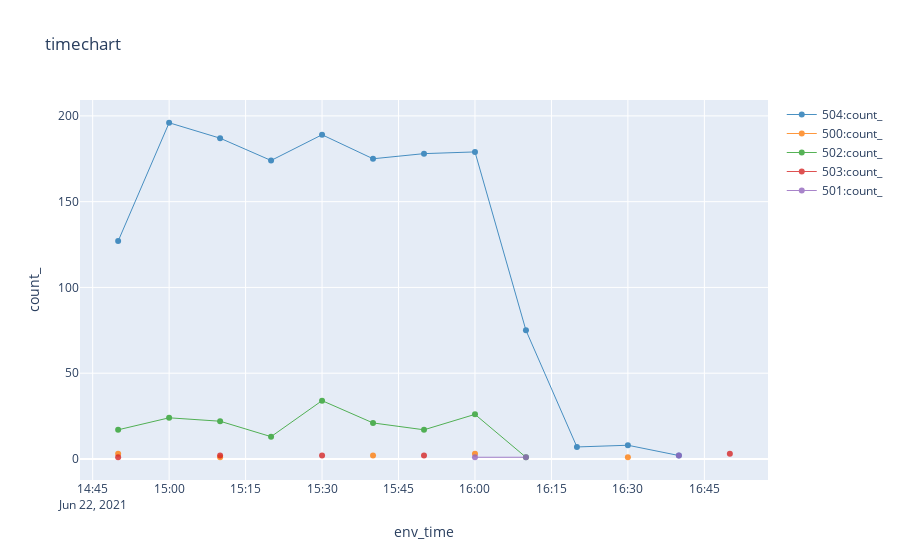

Here is the notebook cell this chart was saved with:
### Markdown cell above
# [2] Check the errors for 500, 502, 503, 504
* They are pre-requisites for the following steps

### Code cell
%%kql
    let _start_datetime=my_start_datetime;
    let _end_datetime=my_end_datetime;
    let _occurring_device_group=my_occurring_device_group;
    let _occurring_datacenter=my_occurring_datacenter;
    cluster("msgraphkus").database("msgraphdb").GlobalAggregatorServiceLogEvent
    | where env_time >= _start_datetime and env_time < _end_datetime 
    | where env_cloud_location == _occurring_datacenter and accountType == _occurring_device_group 
    | where trafficType == "Customer" and tagId == "30676F66" and targetWorkloadId == "Microsoft.Excel"
    | where responseStatusCode > 499
    | summarize count() by responseStatusCode, bin(env_time, 10min)
    | render timechart with (series=responseStatusCode)

### Figure 1 — Plotly figure (JSON) as saved in the notebook; plotly's stock layout.template omitted (floating-point values rounded to 4 significant figures)
{"data": [{"line": {"color": "rgb(31, 118, 179)", "width": 1}, "name": "504:count_", "opacity": 0.8, "type": "scatter", "x": ["2021-06-22T14:50:00+00:00", "2021-06-22T15:00:00+00:00", "2021-06-22T15:10:00+00:00", "2021-06-22T15:20:00+00:00", "2021-06-22T15:30:00+00:00", "2021-06-22T15:40:00+00:00", "2021-06-22T15:50:00+00:00", "2021-06-22T16:00:00+00:00", "2021-06-22T16:10:00+00:00", "2021-06-22T16:20:00+00:00", "2021-06-22T16:30:00+00:00", "2021-06-22T16:40:00+00:00", "2021-06-22T16:50:00+00:00"], "y": [127, 196, 187, 174, 189, 175, 178, 179, 75, 7, 8, 2, null]}, {"line": {"color": "rgb(254, 127, 14)", "width": 1}, "name": "500:count_", "opacity": 0.8, "type": "scatter", "x": ["2021-06-22T14:50:00+00:00", "2021-06-22T15:00:00+00:00", "2021-06-22T15:10:00+00:00", "2021-06-22T15:20:00+00:00", "2021-06-22T15:30:00+00:00", "2021-06-22T15:40:00+00:00", "2021-06-22T15:50:00+00:00", "2021-06-22T16:00:00+00:00", "2021-06-22T16:10:00+00:00", "2021-06-22T16:20:00+00:00", "2021-06-22T16:30:00+00:00", "2021-06-22T16:40:00+00:00", "2021-06-22T16:50:00+00:00"], "y": [3, null, 1, null, null, 2, null, 3, null, null, 1, null, null]}, {"line": {"color": "rgb(44, 160, 44)", "width": 1}, "name": "502:count_", "opacity": 0.8, "type": "scatter", "x": ["2021-06-22T14:50:00+00:00", "2021-06-22T15:00:00+00:00", "2021-06-22T15:10:00+00:00", "2021-06-22T15:20:00+00:00", "2021-06-22T15:30:00+00:00", "2021-06-22T15:40:00+00:00", "2021-06-22T15:50:00+00:00", "2021-06-22T16:00:00+00:00", "2021-06-22T16:10:00+00:00", "2021-06-22T16:20:00+00:00", "2021-06-22T16:30:00+00:00", "2021-06-22T16:40:00+00:00", "2021-06-22T16:50:00+00:00"], "y": [17, 24, 22, 13, 34, 21, 17, 26, 1, null, null, null, null]}, {"line": {"color": "rgb(214, 39, 39)", "width": 1}, "name": "503:count_", "opacity": 0.8, "type": "scatter", "x": ["2021-06-22T14:50:00+00:00", "2021-06-22T15:00:00+00:00", "2021-06-22T15:10:00+00:00", "2021-06-22T15:20:00+00:00", "2021-06-22T15:30:00+00:00", "2021-06-22T15:40:00+00:00", "2021-06-22T15:50:00+00:00", "2021-06-22T16:00:00+00:00", "2021-06-22T16:10:00+00:00", "2021-06-22T16:20:00+00:00", "2021-06-22T16:30:00+00:00", "2021-06-22T16:40:00+00:00", "2021-06-22T16:50:00+00:00"], "y": [1, null, 2, null, 2, null, 2, null, null, null, null, null, 3]}, {"line": {"color": "rgb(147, 102, 189)", "width": 1}, "name": "501:count_", "opacity": 0.8, "type": "scatter", "x": ["2021-06-22T14:50:00+00:00", "2021-06-22T15:00:00+00:00", "2021-06-22T15:10:00+00:00", "2021-06-22T15:20:00+00:00", "2021-06-22T15:30:00+00:00", "2021-06-22T15:40:00+00:00", "2021-06-22T15:50:00+00:00", "2021-06-22T16:00:00+00:00", "2021-06-22T16:10:00+00:00", "2021-06-22T16:20:00+00:00", "2021-06-22T16:30:00+00:00", "2021-06-22T16:40:00+00:00", "2021-06-22T16:50:00+00:00"], "y": [null, null, null, null, null, null, null, 1, 1, null, null, 2, null]}], "layout": {"showlegend": true, "title": {"text": "timechart"}, "xaxis": {"autorange": true, "title": {"text": "env_time"}, "type": "date"}, "yaxis": {"ticksuffix": "", "title": {"text": "count_"}, "type": "linear"}}}
